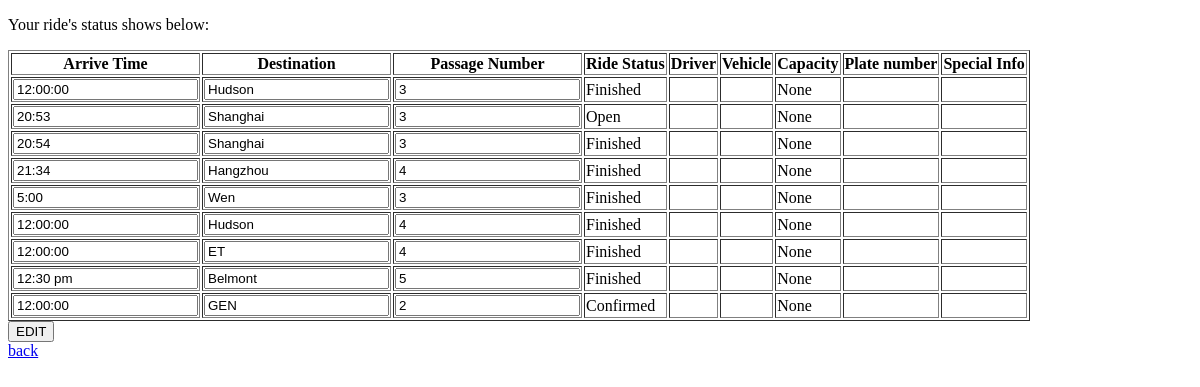
Before: /request/riderequest/ridestatus (signed in) with the older database file.
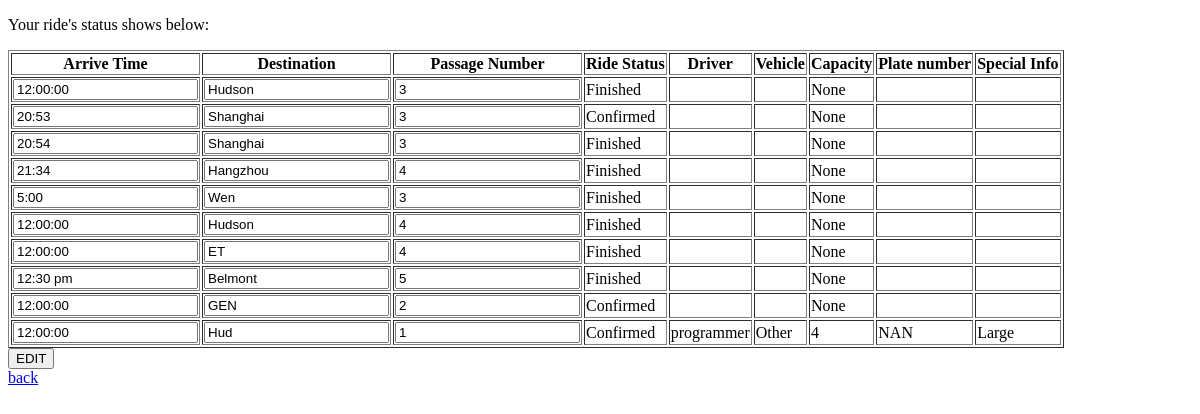
After: the same page with the newer database file.
### ride_request/models.py (models this page shows, shortened)
class ride_request(models.Model):
    user = models.ManyToManyField(
        settings.AUTH_USER_MODEL)
    arriveTime = models.CharField(blank=False, max_length=256, help_text="Time Form: xx:xx ")
    Destination = models.CharField(max_length = 256, blank = False)
    PassageNum = models.PositiveSmallIntegerField(blank = False,verbose_name="Passger Number")
    Vehicle_type = models.CharField(max_length = 256, blank = True, choices =VEHCILE_TYPE, help_text="Optional")
    Share = models.BooleanField(blank = False)
    Other_request = models.CharField(max_length = 256, blank =True, help_text="Optional", choices=SIZE)
    ride_status = models.CharField(max_length = 200, blank = True, default = 'O', choices = STATUS_TYPE)
    driver=models.CharField(max_length= 200,blank=True)
    vehicle=models.CharField(max_length= 200,blank=True)
    capacity=models.IntegerField(blank=True,null=True)
    plate=models.CharField(max_length= 200,blank=True)
    info=models.CharField(max_length= 200,blank=True)

### ride_request/views.py (the view, shortened to what this page needs)
# urls.py: path('riderequest/ridestatus', views.view_status, name ='ridestatus'),
def view_status(request):
    owner= CustomUser.objects.get(username=request.user.username)
    list=owner.ride_request_set.all()
    context = {
        'list': list
    }
    return render(request, 'ride_request/status_view.html', context=context)

### templates/ride_request/status_view.html (shortened to what this page needs)
<!DOCTYPE html>
<html lang="en">
<head>
</head>
<body>
    {% if user.is_authenticated %}
    <p >Your ride's status shows below:</p>
    <form name = 'Status', method="POST", action="{% url 'ridestatus' %}">
        <table border="1">
        <tr>
            <th>Arrive Time</th>
            <th>Destination</th>
            <th>Passage Number</th>
            <th>Ride Status</th>
            <th>Driver</th>
            <th>Vehicle</th>
            <th>Capacity</th>
            <th>Plate number</th>
            <th>Special Info</th>
        </tr>
      {% for ride in list %}
       <tr>
           <td><input type = "text", name = "arriveTime", value="{{ride.arriveTime}}"></td>
           <td><input type = "text", name = "Destination", value="{{ride.Destination}}"></td>
           <td><input type = "text", name = "PassageNum", value="{{ride.PassageNum}}"> </td>
           {% if ride.ride_status == 'F'%}
           <td> Finished </td>
           {% else %}
           {% if ride.ride_status == 'O'%}
                <td> Open </td>
           {% else %}
                <td> Confirmed </td>
           {%endif%}
            {%endif%}
           <td> {{ride.driver}} </td>
           <td> {{ride.vehicle}} </td>
           <td> {{ride.capacity}}</td>
           <td> {{ride.plate}} </td>
           <td> {{ride.info}} </td>
       </tr>
             {% endfor %}
            </table>
        <input type="submit" value="EDIT", >
    </form>
<a href="{% url 'home' %}">back</a>
    {% else %}
      <p>You are not logged in</p>
      <a href="{% url 'login' %}">login</a> |
      <a href="{% url 'signup' %}">signup</a>
    {% endif %}
</body>
</html>

Changed rows visible on the page:
changed ride_request (number 2 of 10 on the later page): ride_status "Open" → "Confirmed"
added ride_request: arriveTime "12:00:00", Destination "Hud", PassageNum "1", ride_status "Confirmed", driver "programmer", vehicle "Other", capacity "4", plate "NAN", info "Large"
